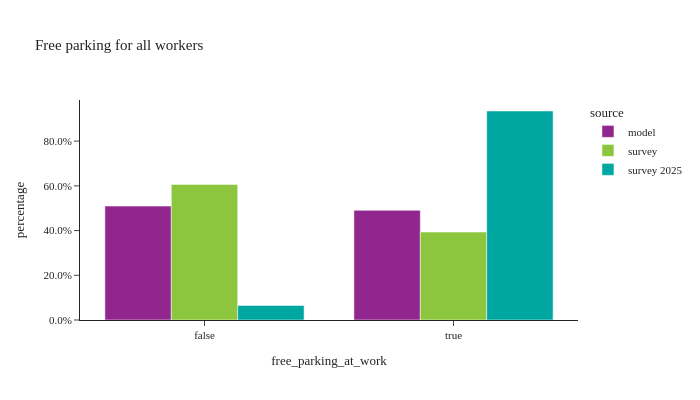

The code cell stored with this chart in its notebook:
### Markdown cell above
## free parking availability for workers

### Code cell
util.plot_share_barchart(workers, 'person_weight', 'free_parking_at_work', title="Free parking for all workers")

### Figure 1 — Plotly figure (JSON) as saved in the notebook; plotly's stock layout.template omitted (floating-point values rounded to 4 significant figures)
{"data": [{"alignmentgroup": "True", "customdata": [[1009518], [972308]], "hovertemplate": "source=model<br>free_parking_at_work=%{x}<br>percentage=%{y}<br>sample_size=%{customdata[0]}<extra></extra>", "legendgroup": "model", "marker": {"color": "#91268F", "pattern": {"shape": ""}}, "name": "model", "offsetgroup": "model", "orientation": "v", "showlegend": true, "textposition": "auto", "type": "bar", "x": [false, true], "xaxis": "x", "y": [0.5094, 0.4906], "yaxis": "y"}, {"alignmentgroup": "True", "customdata": [[1963], [934]], "hovertemplate": "source=survey<br>free_parking_at_work=%{x}<br>percentage=%{y}<br>sample_size=%{customdata[0]}<extra></extra>", "legendgroup": "survey", "marker": {"color": "#8CC63E", "pattern": {"shape": ""}}, "name": "survey", "offsetgroup": "survey", "orientation": "v", "showlegend": true, "textposition": "auto", "type": "bar", "x": [false, true], "xaxis": "x", "y": [0.6066, 0.3934], "yaxis": "y"}, {"alignmentgroup": "True", "customdata": [[187], [1873]], "hovertemplate": "source=survey 2025<br>free_parking_at_work=%{x}<br>percentage=%{y}<br>sample_size=%{customdata[0]}<extra></extra>", "legendgroup": "survey 2025", "marker": {"color": "#00A7A0", "pattern": {"shape": ""}}, "name": "survey 2025", "offsetgroup": "survey 2025", "orientation": "v", "showlegend": true, "textposition": "auto", "type": "bar", "x": [false, true], "xaxis": "x", "y": [0.06519, 0.9348], "yaxis": "y"}], "layout": {"barmode": "group", "height": 400, "legend": {"title": {"text": "source"}, "tracegroupgap": 0}, "title": {"text": "Free parking for all workers"}, "width": 700, "xaxis": {"anchor": "y", "domain": [0.0, 1.0], "title": {"text": "free_parking_at_work"}}, "yaxis": {"anchor": "x", "domain": [0.0, 1.0], "tickformat": ".1%", "title": {"text": "percentage"}}}}
